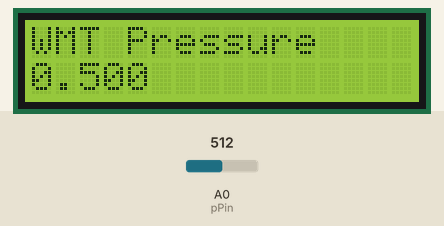
Simulated run of this sketch. Board: Arduino Uno, built with avr-gcc and run on an emulated ATmega328P. Parts: 16×2 character LCD. Inputs (shaded band) come from the test bench; at power-on: A0 (pPin) = 512.

Above: at 1.7 s.
1.8 s: A0 (pPin) set to 716
At 2.9 s:
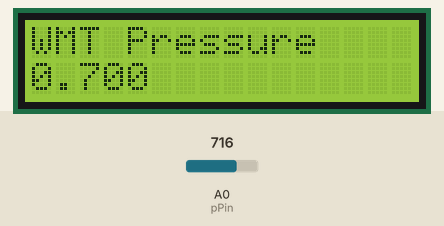
3.3 s: A0 (pPin) set to 900
At 4.6 s:
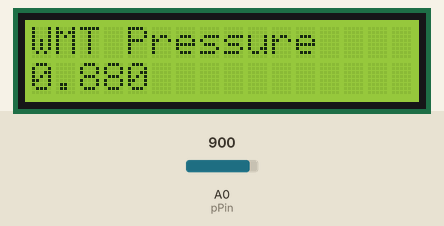
4.9 s: A0 (pPin) set to 1023
At 6.0 s:
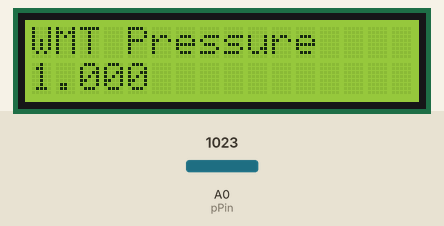
Timing chart, 0 to 7.9 s (numbered marks = the images above; inputs shaded):
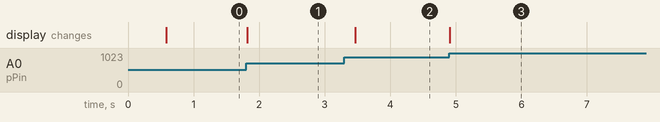

Measured:
- after the input at 1.8 s, the display: changes at once (image 1)
- after the input at 3.3 s, the display: changes after 0.17 s (image 2)
- after the input at 4.9 s, the display: changes at once (image 3)

The sketch:

attiny84_pressuregauge.ino
```cpp
#include <Wire.h>
#include <LiquidCrystal_I2C.h>

#define GPIO_ADDR     0x27
LiquidCrystal_I2C lcd(GPIO_ADDR, 16, 2); // set address & 16 chars / 2 lines

//define analog pin
int pPin = A0;

//define A/D values
float maxValue = 1023.0;
float volts;
int pValue = 0;

static char svolts[5];


void setup() {
  //setup serial
  // Serial.begin(9600);
  //delay(200);
  //Serial.println(F("Use commands \"CAL,4\", \"CAL,7\", and \"CAL,10\" to calibrate \nthe circuit to those respective values"));

  //setup lcd
  lcd.init();                           // initialize the lcd
  lcd.backlight();                      // Print a message to the LCD.
  lcd.clear();
  lcd.home();
  lcd.print("WMT Pressure");
  delay(500);

}

void loop() {
  pValue = analogRead(pPin);
  volts = pValue/maxValue;
  dtostrf(volts,5,3,svolts);
  lcd.setCursor(0,1);
  lcd.print(svolts);
  delay(200);

}
```
